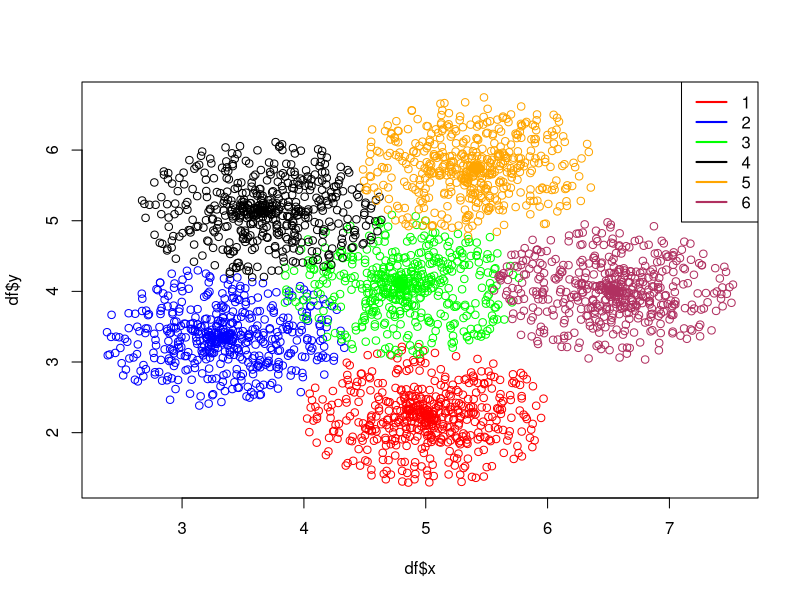

Here is the R script that generated this plot:
###########################################
#
# Artificial data set 1: six petals, one in the middle; some degree of overlapping
##########################################

discNorm <- function(N, C, R) {
  #rho <- rnorm(N, sd = sqrt(R))^2
  rho <- runif(N, 0, R)
  theta <- runif(N, 0, 2) * pi
  x <- rho * cos(theta) + C[1]
  y <- rho * sin(theta) + C[2]
  
  l <- data.frame(x,y)
  return (l)
}

N <- 500
R <- 1

ovl <- 0.15

centers <- matrix(c(5,2.1 + ovl, 3.2+ovl,3.2+ovl, 
                    4.8,4.1, 3.5+ovl,5.3-ovl, 
                    5.4,5.9-ovl, 6.7-ovl,4.0),nrow = 6,ncol = 2,byrow = T)
cols <- c("red", "blue", "green", "black", "orange", "maroon")
classs <- c(1, 2, 3, 4, 5, 6)

set.seed(123)
df <- data.frame()
for (row in 1:nrow(centers)) {
  C <- centers[row,]
  g <- discNorm(N, C, R)
  col <- rep(cols[row], N)
  class <- rep(classs[row], N)
  g <- cbind(g, col, class)
  df <- rbind(df,g)
}

df.inicol <- df$col
plot(df$x, df$y, col = as.vector(df.inicol))
legend(x = "topright", NULL,legend = classs, 
       lty = rep(1, length(classs)), 
       lwd = rep(2, length(classs)),
       col=as.vector(cols))



df$col <- NULL
df$class <- factor(df$class)

#randomly divide into 60% for training, 40% for testing
set.seed(2017)
train <- sample(nrow(df), 0.6*nrow(df))
#store each fragment of data 
df.train <- df[train,]
df.test <- df[-train,]
